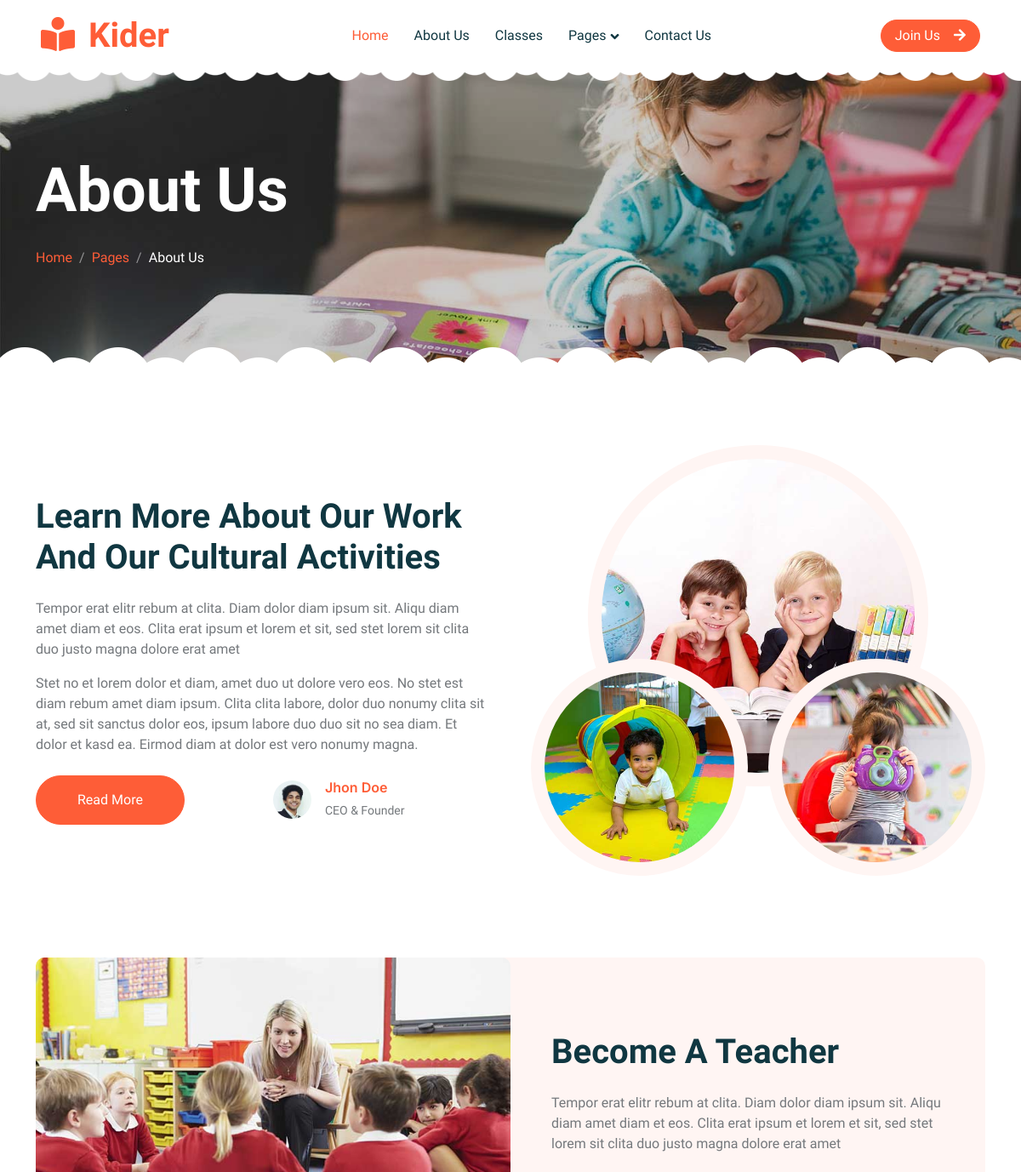
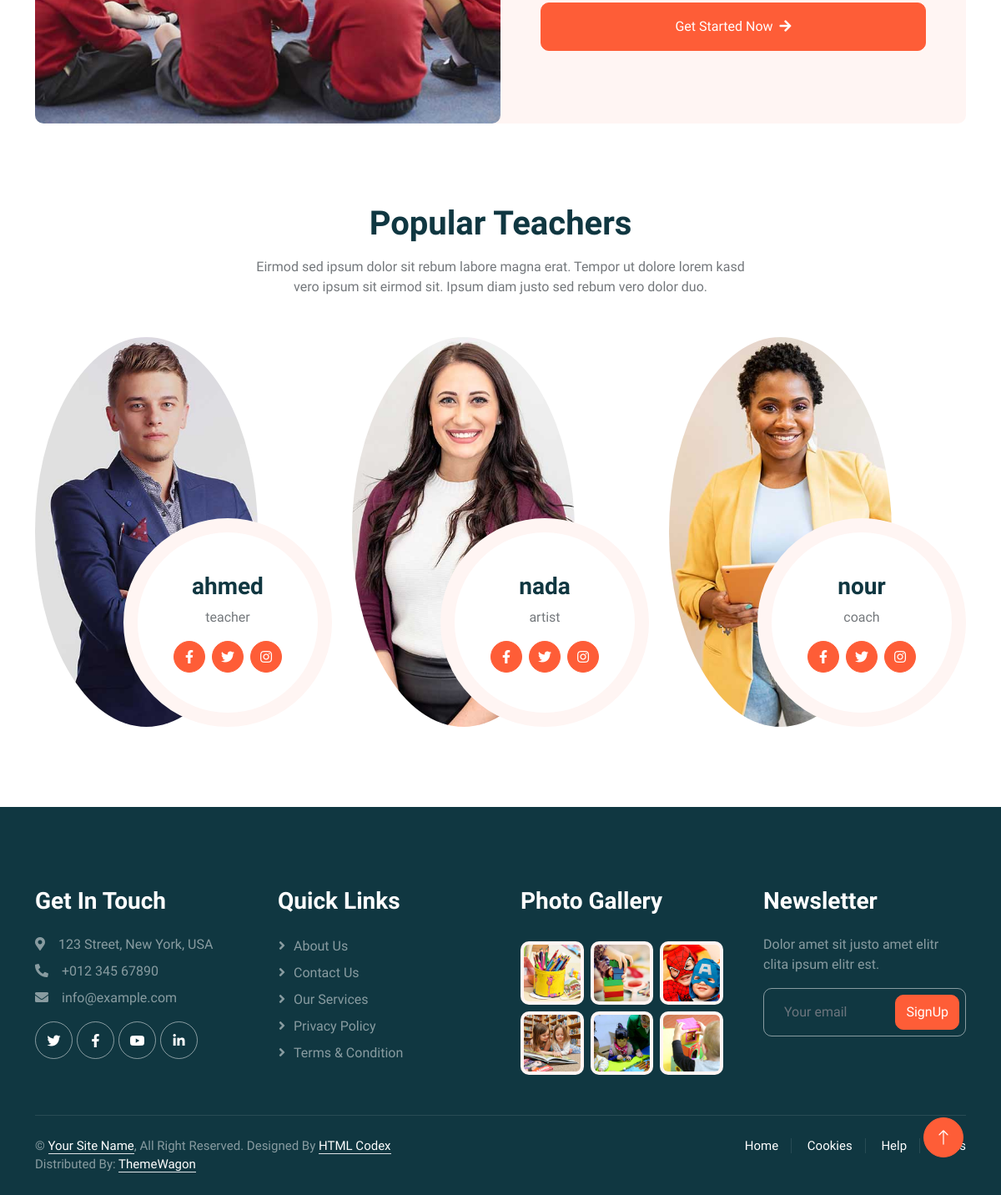
Page /about.php on the committed database (2 pictures, top to bottom).
### tables this page shows
CREATE TABLE `teachers` (
  `id` int(11) NOT NULL,
  `RegDate` timestamp NOT NULL DEFAULT current_timestamp(),
  `fullname` varchar(50) NOT NULL,
  `jobtitle` varchar(50) NOT NULL,
  `published` enum('Yes','No') NOT NULL,
  `image` varchar(50) NOT NULL
);

### includes/team.php (the view, shortened to what this page needs)
 <?php
 require_once "./admin/includes/conn.php";
 try{
 $sql = " SELECT * FROM `teachers` WHERE `published` ='Yes' ";
 $stmt = $conn->prepare($sql);
$stmt->execute();
$teachers = $stmt->fetchAll();
 } catch(PDOException $e){
    $error =  "Connection failed: " . $e->getMessage();
  }
 ?>
 <div class="container-xxl py-5">
            <div class="container">
                <div class="text-center mx-auto mb-5 wow fadeInUp" data-wow-delay="0.1s" style="max-width: 600px;">
                    <h1 class="mb-3">Popular Teachers</h1>
                    <p>Eirmod sed ipsum dolor sit rebum labore magna erat. Tempor ut dolore lorem kasd vero ipsum sit
                        eirmod sit. Ipsum diam justo sed rebum vero dolor duo.</p>
                </div>
                <div class="row g-4">
                    <?php foreach($teachers as $teacher){ ?>
                    <div class="col-lg-4 col-md-6 wow fadeInUp" data-wow-delay="0.1s">
                        <div class="team-item position-relative">
                            <img class="img-fluid rounded-circle w-75" src="img/<?php echo $teacher['image'] ?>" alt="">
                            <div class="team-text">
                                <h3><?php echo $teacher['fullname'] ?></h3>
                                <p><?php echo $teacher['jobtitle'] ?></p>
                                <div class="d-flex align-items-center">
                                    <a class="btn btn-square btn-primary mx-1" href=""><i class="fab fa-facebook-f"></i></a>
                                    <a class="btn btn-square btn-primary  mx-1" href=""><i class="fab fa-twitter"></i></a>
                                    <a class="btn btn-square btn-primary  mx-1" href=""><i class="fab fa-instagram"></i></a>
                                </div>
                            </div>
                        </div>
                    </div>
                <?php } ?>
                </div>
            </div>
        </div>

### css/style.css (style rules this page uses)
:root { --primary: #FE5D37; --light: #FFF5F3; --dark: #103741; }
.btn { font-weight: 500; transition: .5s; }
.btn.btn-primary { color: #FFFFFF; }
.btn-square { width: 38px; height: 38px; }
.btn-square, .btn-sm-square, .btn-lg-square { padding: 0; display: flex; align-items: center; justify-content: center; font-weight: normal; border-radius: 50px; }
h1, h2, h3, h4, .h1, .h2, .h3, .h4, .display-1, .display-2, .display-3, .display-4, .display-5, .display-6 { font-family: 'Lobster Two', cursive; font-weight: 700; }
.team-item .team-text { position: absolute; width: 250px; height: 250px; bottom: 0; right: 0; display: flex; align-items: center; justify-content: center; flex-direction: column; background: #FFFFFF; border: 17px solid var(--light); border-radius: 250px; transition: .5s; }

### rows in the picture
teachers: image (picture), fullname "ahmed", jobtitle "teacher"
teachers: image (picture), fullname "nada", jobtitle "artist"
teachers: image (picture), fullname "nour", jobtitle "coach"
